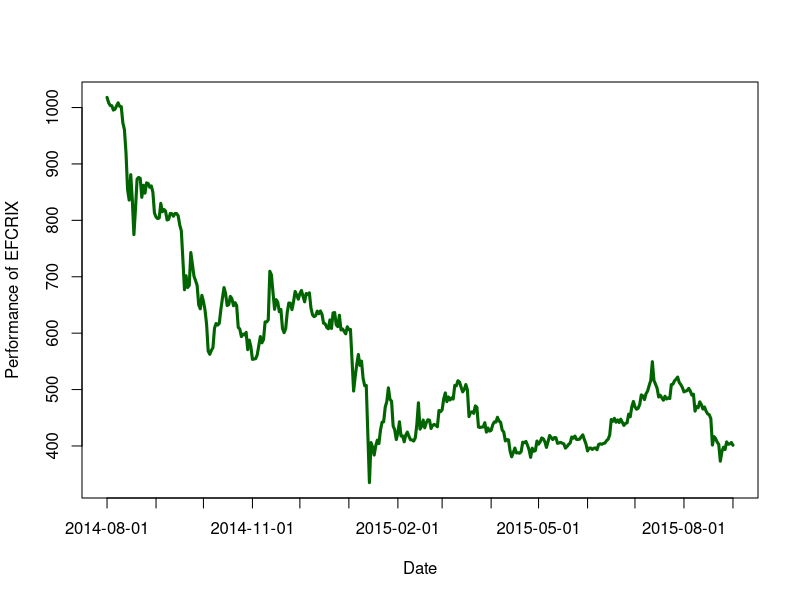

Generate this figure with R:
rm(list = ls(all = TRUE))
graphics.off()

# please change your working directory 
# setwd('C:/...')

efcrix            = read.csv("efcrix.csv", header = FALSE)
efcrix$V1         = as.character(efcrix$V1)
last_substr       = substr(efcrix$V1, (nchar(efcrix$V1[1]) - 4), 
    (nchar(efcrix$V1[1]) - 3))
last_substr_which = which(last_substr != c(last_substr[-1], tail(last_substr, 
    n = 1))) + 1
last_substr_which = c(1, last_substr_which)
names_crix        = efcrix$V1[last_substr_which]

plot(efcrix[, 2], type = "l", col = "darkgreen", xaxt = "n", lwd = 3, 
     xlab = "Date", ylab = "Performance of EFCRIX")
axis(1, at = last_substr_which, label = names_crix)